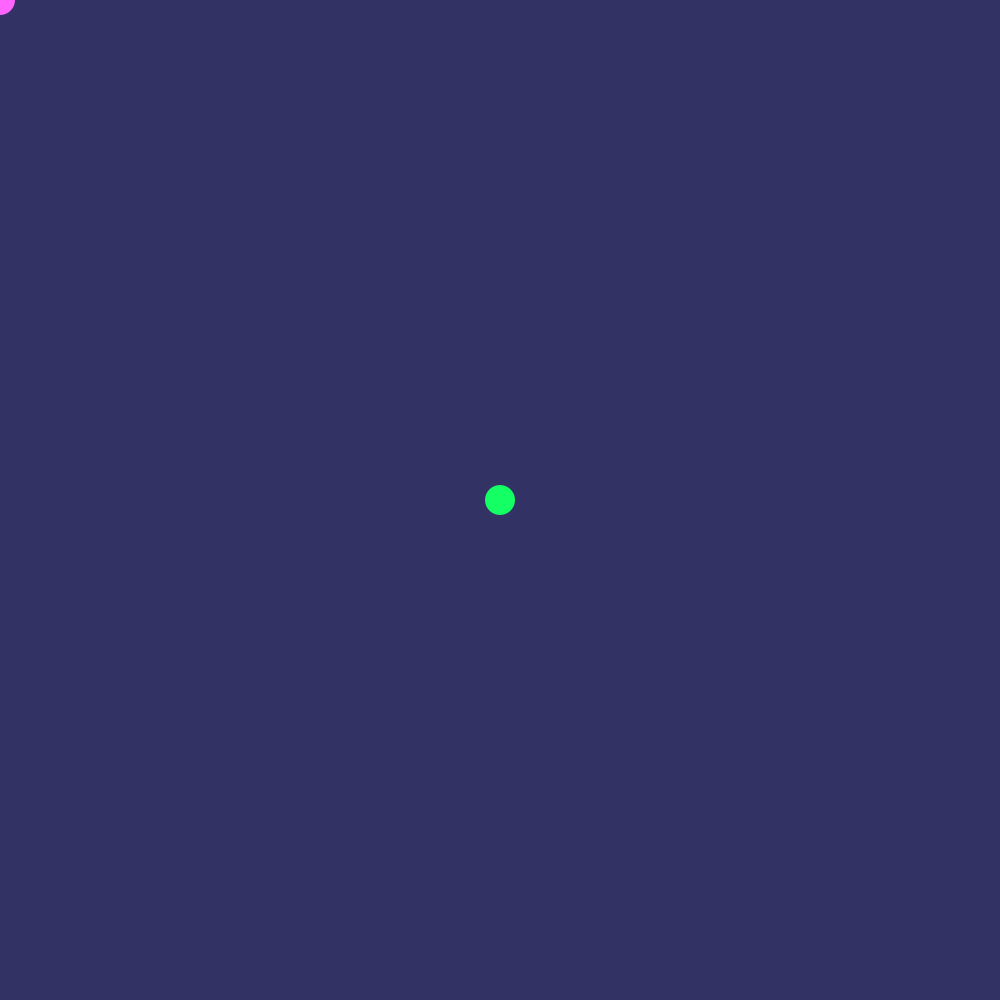
Frame 1 (no input)
Frame 60 (the mouse pressed at the canvas centre just before this capture): identical to frame 1, image omitted
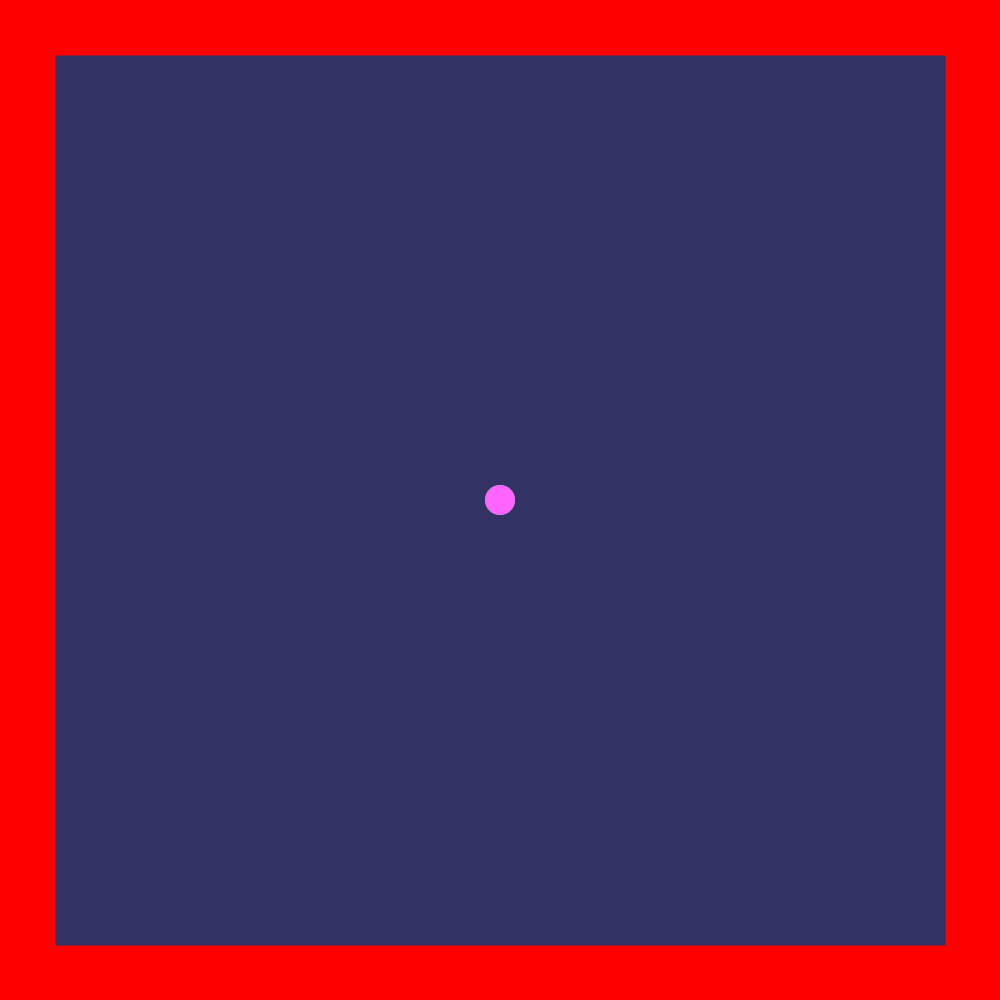
Frame 120 (the mouse held since frame 60 and released just before this capture)

The Processing sketch that drew these frames (run headless with seeded random() and noise(); from frame 60 on, the mouse is pressed at the canvas centre):

// Processing sketch: processing_66885
// ── processing_66885.pde

int circX;
int circY;

int radpink;
int radwhite;

int recstroke;

void setup() {
  size(1000, 1000);
  smooth();
  
  circX = width/2;
  circY = height/2;
  
  radpink = 15;
  radwhite =15;


recstroke = 50;
  
}
  
  
void draw() {
  
  noStroke();
  fill(50, 50, 100);
  rect(0, 0, width, height);
  
  fill(20, 255, 100);
  ellipse(circX, circY, 30, 30);
  
  fill(255, 100, 255);
  ellipse(mouseX, mouseY, 30, 30);
  
  float distance = dist(circX, circY, mouseX, mouseY);
  
  
 if(distance <= radpink +15 && distance <= radwhite + 15){ 
  strokeWeight(recstroke += 1);
  stroke(255, 0, 0);
  noFill();
  rect(0, 0, width, height);
  
 }
  
  if(recstroke >= 1000) {
  recstroke = 0;
  
 
 } 
}

void keyPressed() {

if(keyCode == DOWN) {
  circY += 100;
}
  if(keyCode == UP) {
    circY -= 100;
  }
  
  if(keyCode == LEFT){
    circX -= 100;
  }
  
  if(keyCode==RIGHT){
    circX += 100;
  }
  
  if(mouseX == circX && mouseY == circY){
    background(255, 0, 0);
  }
  
  
  
  }
